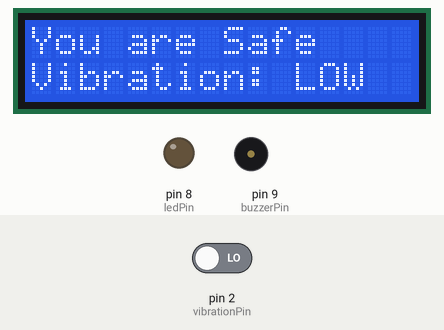
Recording of a sketch running on a simulated Arduino Uno, built with avr-gcc and run on an emulated ATmega328P. On the bench: 16×2 character LCD, output pins drawn as LEDs (lit = HIGH), buzzer (waves = sounding, pin HIGH). Dashed ring = blinking. The test bench sets the inputs (shaded band); at power-on: pin 2 (vibrationPin) LOW.

Above: at 2.2 s.
2.3 s: pin 2 (vibrationPin) driven HIGH
At 2.7 s:
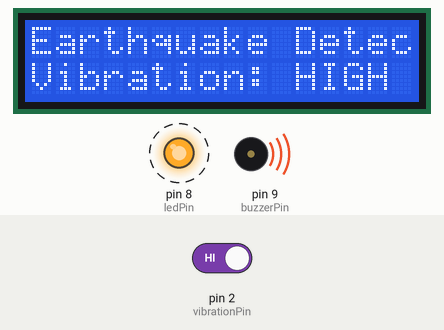
5.3 s: pin 2 (vibrationPin) driven LOW
At 6.4 s:
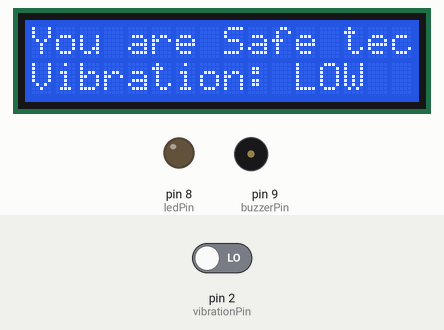
Timing chart, 0 to 8.3 s (numbered marks = the images above; inputs shaded):
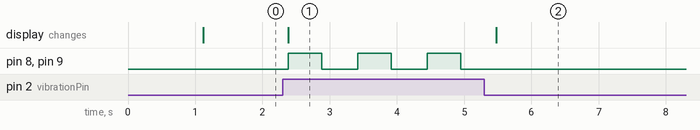

Measured:
- after the input at 2.3 s, pin 8 (ledPin), pin 9 (buzzerPin): alternates HIGH for 0.50 s and LOW for 0.53 s, starting after 0.08 s; the display: changes after 0.08 s (image 1)
- after the input at 5.3 s, pin 8 (ledPin), pin 9 (buzzerPin): stops changing and stays LOW; the display: changes after 0.18 s (image 2)

The sketch:

Earthquake.ino
```cpp
#include <Wire.h>
#include <LiquidCrystal_I2C.h>
LiquidCrystal_I2C lcd(0x27, 16, 2);
const int vibrationPin = 2;
const int ledPin = 8;
const int buzzerPin = 9;
bool vibrationDetected = false;
unsigned long lastCheck = 0;
const int checkInterval = 50;
void setup() {
pinMode(vibrationPin, INPUT);
pinMode(ledPin, OUTPUT);
pinMode(buzzerPin, OUTPUT);
lcd.init();
lcd.backlight();
Serial.begin(9600);
lcd.setCursor(0, 0);
lcd.print(" Earthquake ");
lcd.setCursor(0, 1);
lcd.print(" Detector ");
delay(1000);
lcd.clear();
}
void loop() {
if (millis() - lastCheck >= checkInterval) {
lastCheck = millis();
int vibrationState = digitalRead(vibrationPin);
if (vibrationState == HIGH) {
vibrationDetected = true;
} else {
vibrationDetected = false;
}
}
if (vibrationDetected) {
lcd.setCursor(0, 0);
lcd.print("Earthquake Detected ");
lcd.setCursor(0, 1);
lcd.print("Vibration: HIGH");
digitalWrite(ledPin, HIGH);
digitalWrite(buzzerPin, HIGH);
delay(500);
digitalWrite(ledPin, LOW);
digitalWrite(buzzerPin, LOW);
delay(500);
} else {
lcd.setCursor(0, 0);
lcd.print("You are Safe ");
lcd.setCursor(0, 1);
lcd.print("Vibration: LOW ");
digitalWrite(ledPin, LOW);
digitalWrite(buzzerPin, LOW);
}
}
```
